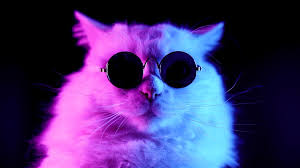
#> input picture images/cat.jpg, 300 x 168 px
$ python attempt2.py
#> lines starting #> are read from the running program, lines starting #| are printed output that depends on the picture
from PIL import Image, ImageDraw
from PyProbs import Probability as pr
import numpy as np

n = 500

oldImage = Image.open("images/cat.jpg")
#> oldImage is the input picture: PIL image 300x168 RGB; mean R, G, B 69.3, 50.6, 108.5
#oldImage.show()
oldImage = oldImage.convert('RGB')

imgWidth, imgHeight = oldImage.width, oldImage.height
#> imgWidth = 300; imgHeight = 168
print(f"Dimensions = [{imgWidth, imgHeight}]")
#| Dimensions = [(300, 168)]

newImage = Image.new('RGB',(imgWidth, imgHeight))
#> newImage: PIL image 300x168 RGB; every value is 0

directions = [[1,0],[1,1],[0,1],[-1,1],[-1,0],[-1,-1],[0,-1],[1,-1]]

deltaData = [[None for i in range(imgWidth)] for j in range(imgHeight)]
adjustedDeltaData = [[None for i in range(imgWidth)] for j in range(imgHeight)]
colorData = [[None for i in range(imgWidth)] for j in range(imgHeight)]

for x in range(imgWidth):
    for y in range(imgHeight):
        colorData[y][x] = oldImage.getpixel((x,y))
#> after the loop, colorData = 168 items

maxDelta = 0
for x in range(imgWidth):
    for y in range(imgHeight):
        totalDelta = 0
        pixelData = colorData[y][x]
        for direction in directions:
            nX, nY = x + direction[0], y + direction[1]
            if 0 <= nX < imgWidth and 0 <= nY < imgHeight:
                newPixelData = colorData[nY][nX]
                pixelDelta = sum(abs(pixelData[i] - newPixelData[i]) for i in range(3))
            totalDelta += pixelDelta
            if totalDelta > maxDelta:
                maxDelta = totalDelta
        deltaData[y][x] = totalDelta
#> after the loop, deltaData = 168 items; maxDelta = 3215


expectation = sum(sum(deltaData[y][x] for y in range(imgHeight)) for x in range(imgWidth))
#> expectation = 6419670
readjust = n / expectation
#> readjust = 7.79e-05


for x in range(imgWidth):
    for y in range(imgHeight):
        adjustedDeltaData[y][x] = deltaData[y][x] / maxDelta
        colorValue = (round(adjustedDeltaData[y][x] * 255),
                      round(adjustedDeltaData[y][x] * 255),
                      round(adjustedDeltaData[y][x] * 255))
        newImage.putpixel((x,y), colorValue)
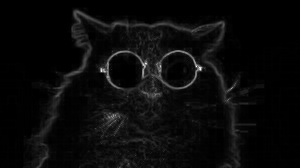
#> newImage: PIL image 300x168 RGB; min 0, max 255, mean 10.1
#> after the loop, adjustedDeltaData = 168 items
newImage.show()

points = []
colors = []
for x in range(imgWidth):
    for y in range(imgHeight):
        if deltaData[y][x] * readjust > 0.0001:
#> (the run stopped early here; a loop or call above may not have finished)

$ run again, with images/lizzy.jpg copied over images/cat.jpg
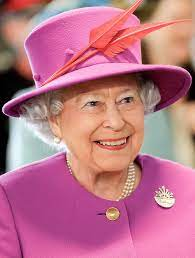
#> input picture images/lizzy.jpg, 195 x 258 px
#> oldImage is the input picture: PIL image 195x258 RGB; mean R, G, B 188, 116.2, 135.6
#| Dimensions = [(195, 258)]
#> after the loop `for x in range(imgWidth):`: colorData = 258 items
#> after the loop `for x in range(imgWidth):`: maxDelta = 3425
#> expectation = 10281148
#> readjust = 4.86e-05
#> after the loop `for x in range(imgWidth):`:
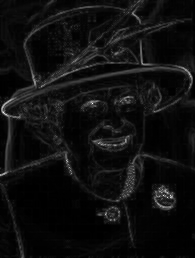
#> newImage: PIL image 195x258 RGB; min 0, max 255, mean 15.2
#> after the loop `for x in range(imgWidth):`: adjustedDeltaData = 258 items
